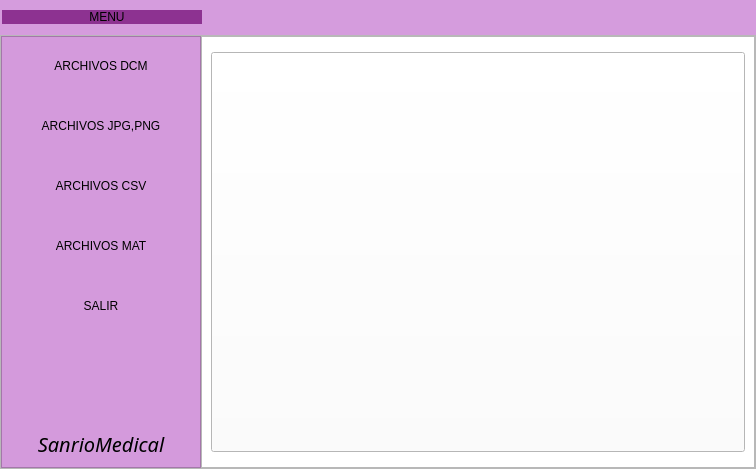
<?xml version="1.0" encoding="UTF-8"?>
<ui version="4.0">
 <class>MainWindow</class>
 <widget class="QMainWindow" name="MainWindow">
  <property name="geometry">
   <rect>
    <x>0</x>
    <y>0</y>
    <width>756</width>
    <height>469</height>
   </rect>
  </property>
  <property name="minimumSize">
   <size>
    <width>400</width>
    <height>0</height>
   </size>
  </property>
  <property name="windowTitle">
   <string>MainWindow</string>
  </property>
  <property name="styleSheet">
   <string notr="true"/>
  </property>
  <widget class="QWidget" name="centralwidget">
   <layout class="QVBoxLayout" name="verticalLayout">
    <property name="spacing">
     <number>0</number>
    </property>
    <property name="leftMargin">
     <number>0</number>
    </property>
    <property name="topMargin">
     <number>0</number>
    </property>
    <property name="rightMargin">
     <number>0</number>
    </property>
    <property name="bottomMargin">
     <number>0</number>
    </property>
    <item>
     <widget class="QFrame" name="frame_superior">
      <property name="minimumSize">
       <size>
        <width>0</width>
        <height>35</height>
       </size>
      </property>
      <property name="maximumSize">
       <size>
        <width>16777215</width>
        <height>50</height>
       </size>
      </property>
      <property name="styleSheet">
       <string notr="true">
QFrame{
border-top-left-radius: 20px;
border-bottom-left-radius: 20px;

background-color: rgba(212, 154, 220,250);

}
</string>
      </property>
      <property name="frameShape">
       <enum>QFrame::StyledPanel</enum>
      </property>
      <property name="frameShadow">
       <enum>QFrame::Raised</enum>
      </property>
      <layout class="QHBoxLayout" name="horizontalLayout_8">
       <property name="spacing">
        <number>0</number>
       </property>
       <property name="leftMargin">
        <number>2</number>
       </property>
       <property name="topMargin">
        <number>0</number>
       </property>
       <property name="rightMargin">
        <number>2</number>
       </property>
       <property name="bottomMargin">
        <number>0</number>
       </property>
       <item alignment="Qt::AlignLeft">
        <widget class="QPushButton" name="bt_menu">
         <property name="minimumSize">
          <size>
           <width>200</width>
           <height>0</height>
          </size>
         </property>
         <property name="maximumSize">
          <size>
           <width>200</width>
           <height>16777215</height>
          </size>
         </property>
         <property name="styleSheet">
          <string notr="true">QPushButton{
background-color: #8D3291;
font: 87 12pt &quot;Arial Black&quot;;
border-radius:0px;
}

QPushButton:hover{
background-color: white;
font: 87 12pt &quot;Arial Black&quot;;

}
</string>
         </property>
         <property name="text">
          <string>    MENU </string>
         </property>
         <property name="icon">
          <iconset>
           <normaloff>barra-de-menus.png</normaloff>barra-de-menus.png</iconset>
         </property>
         <property name="iconSize">
          <size>
           <width>32</width>
           <height>32</height>
          </size>
         </property>
         <property name="autoDefault">
          <bool>false</bool>
         </property>
         <property name="default">
          <bool>false</bool>
         </property>
         <property name="flat">
          <bool>false</bool>
         </property>
        </widget>
       </item>
       <item>
        <spacer name="horizontalSpacer">
         <property name="orientation">
          <enum>Qt::Horizontal</enum>
         </property>
         <property name="sizeHint" stdset="0">
          <size>
           <width>265</width>
           <height>20</height>
          </size>
         </property>
        </spacer>
       </item>
       <item alignment="Qt::AlignRight">
        <widget class="QPushButton" name="bt_minimizar">
         <property name="minimumSize">
          <size>
           <width>35</width>
           <height>35</height>
          </size>
         </property>
         <property name="styleSheet">
          <string notr="true">QPushButton{
border:0px;
}

QPushButton:hover{
border:5px solid #aa00ff;
background-color:#B6D3F1;

}
</string>
         </property>
         <property name="text">
          <string/>
         </property>
         <property name="icon">
          <iconset>
           <normaloff>minimizar.png</normaloff>minimizar.png</iconset>
         </property>
         <property name="iconSize">
          <size>
           <width>32</width>
           <height>32</height>
          </size>
         </property>
         <property name="flat">
          <bool>false</bool>
         </property>
        </widget>
       </item>
       <item alignment="Qt::AlignRight">
        <widget class="QPushButton" name="bt_restaurar">
         <property name="maximumSize">
          <size>
           <width>35</width>
           <height>35</height>
          </size>
         </property>
         <property name="styleSheet">
          <string notr="true">QPushButton{
border:0px;

}

QPushButton:hover{
border:5px solid #aa00ff;
background-color:#D1EBAC;

}
</string>
         </property>
         <property name="text">
          <string/>
         </property>
         <property name="icon">
          <iconset>
           <normaloff>restaurar.png</normaloff>restaurar.png</iconset>
         </property>
         <property name="iconSize">
          <size>
           <width>30</width>
           <height>30</height>
          </size>
         </property>
        </widget>
       </item>
       <item alignment="Qt::AlignRight">
        <widget class="QPushButton" name="bt_maximizar">
         <property name="maximumSize">
          <size>
           <width>35</width>
           <height>35</height>
          </size>
         </property>
         <property name="styleSheet">
          <string notr="true">QPushButton{
border:0px;

}

QPushButton:hover{
border:5px solid #aa00ff;
background-color:#FBF3B3;

}
</string>
         </property>
         <property name="text">
          <string/>
         </property>
         <property name="icon">
          <iconset>
           <normaloff>maximizar.png</normaloff>maximizar.png</iconset>
         </property>
         <property name="iconSize">
          <size>
           <width>32</width>
           <height>32</height>
          </size>
         </property>
        </widget>
       </item>
       <item alignment="Qt::AlignRight">
        <widget class="QPushButton" name="bt_cerrar">
         <property name="maximumSize">
          <size>
           <width>35</width>
           <height>16777215</height>
          </size>
         </property>
         <property name="styleSheet">
          <string notr="true">QPushButton{
border:0px;

}

QPushButton:hover{
border:5px solid #aa00ff;
background-color:#F39897;

}
</string>
         </property>
         <property name="text">
          <string/>
         </property>
         <property name="icon">
          <iconset>
           <normaloff>cerrar.png</normaloff>cerrar.png</iconset>
         </property>
         <property name="iconSize">
          <size>
           <width>32</width>
           <height>32</height>
          </size>
         </property>
        </widget>
       </item>
      </layout>
     </widget>
    </item>
    <item>
     <widget class="QFrame" name="frame_inferior">
      <property name="styleSheet">
       <string notr="true"/>
      </property>
      <property name="frameShape">
       <enum>QFrame::StyledPanel</enum>
      </property>
      <property name="frameShadow">
       <enum>QFrame::Raised</enum>
      </property>
      <layout class="QHBoxLayout" name="horizontalLayout">
       <property name="spacing">
        <number>0</number>
       </property>
       <property name="leftMargin">
        <number>0</number>
       </property>
       <property name="topMargin">
        <number>0</number>
       </property>
       <property name="rightMargin">
        <number>0</number>
       </property>
       <property name="bottomMargin">
        <number>0</number>
       </property>
       <item alignment="Qt::AlignLeft">
        <widget class="QFrame" name="frame_lateral">
         <property name="minimumSize">
          <size>
           <width>200</width>
           <height>0</height>
          </size>
         </property>
         <property name="maximumSize">
          <size>
           <width>0</width>
           <height>16777215</height>
          </size>
         </property>
         <property name="layoutDirection">
          <enum>Qt::LeftToRight</enum>
         </property>
         <property name="autoFillBackground">
          <bool>false</bool>
         </property>
         <property name="styleSheet">
          <string notr="true">
QFrame{
background-color:#D49ADC;
}



QPushButton{
background-color: #D49ADC;
border-top-left-radius: 20px;
border-bottom-left-radius: 20px;

font: 75 12pt &quot;Arial Narrow&quot;;
	
}

QPushButton:hover{
background-color: white;
border-top-left-radius: 20px;
border-bottom-left-radius: 20px;

font: 75 12pt &quot;Arial Narrow&quot;;
}</string>
         </property>
         <property name="frameShape">
          <enum>QFrame::StyledPanel</enum>
         </property>
         <property name="frameShadow">
          <enum>QFrame::Plain</enum>
         </property>
         <layout class="QVBoxLayout" name="verticalLayout_2">
          <property name="spacing">
           <number>20</number>
          </property>
          <property name="leftMargin">
           <number>0</number>
          </property>
          <property name="rightMargin">
           <number>0</number>
          </property>
          <property name="bottomMargin">
           <number>9</number>
          </property>
          <item>
           <widget class="QPushButton" name="bt_inicio">
            <property name="minimumSize">
             <size>
              <width>0</width>
              <height>40</height>
             </size>
            </property>
            <property name="contextMenuPolicy">
             <enum>Qt::DefaultContextMenu</enum>
            </property>
            <property name="layoutDirection">
             <enum>Qt::LeftToRight</enum>
            </property>
            <property name="text">
             <string>ARCHIVOS DCM</string>
            </property>
            <property name="icon">
             <iconset>
              <normaloff>inteligencia-artificial.png</normaloff>inteligencia-artificial.png</iconset>
            </property>
            <property name="iconSize">
             <size>
              <width>32</width>
              <height>32</height>
             </size>
            </property>
           </widget>
          </item>
          <item>
           <widget class="QPushButton" name="bt_uno">
            <property name="minimumSize">
             <size>
              <width>0</width>
              <height>40</height>
             </size>
            </property>
            <property name="toolTipDuration">
             <number>0</number>
            </property>
            <property name="styleSheet">
             <string notr="true"/>
            </property>
            <property name="text">
             <string>ARCHIVOS JPG,PNG</string>
            </property>
            <property name="icon">
             <iconset>
              <normaloff>base-de-datos.png</normaloff>base-de-datos.png</iconset>
            </property>
            <property name="iconSize">
             <size>
              <width>32</width>
              <height>32</height>
             </size>
            </property>
           </widget>
          </item>
          <item>
           <widget class="QPushButton" name="bt_dos">
            <property name="minimumSize">
             <size>
              <width>0</width>
              <height>40</height>
             </size>
            </property>
            <property name="styleSheet">
             <string notr="true"/>
            </property>
            <property name="text">
             <string>ARCHIVOS CSV</string>
            </property>
            <property name="icon">
             <iconset>
              <normaloff>chip.png</normaloff>chip.png</iconset>
            </property>
            <property name="iconSize">
             <size>
              <width>32</width>
              <height>32</height>
             </size>
            </property>
           </widget>
          </item>
          <item>
           <widget class="QPushButton" name="bt_tres">
            <property name="minimumSize">
             <size>
              <width>0</width>
              <height>40</height>
             </size>
            </property>
            <property name="styleSheet">
             <string notr="true"/>
            </property>
            <property name="text">
             <string>ARCHIVOS MAT</string>
            </property>
            <property name="icon">
             <iconset>
              <normaloff>moto.png</normaloff>moto.png</iconset>
            </property>
            <property name="iconSize">
             <size>
              <width>32</width>
              <height>32</height>
             </size>
            </property>
           </widget>
          </item>
          <item>
           <widget class="QPushButton" name="bt_cuatro">
            <property name="minimumSize">
             <size>
              <width>0</width>
              <height>40</height>
             </size>
            </property>
            <property name="styleSheet">
             <string notr="true"/>
            </property>
            <property name="text">
             <string>SALIR</string>
            </property>
            <property name="icon">
             <iconset>
              <normaloff>encriptado.png</normaloff>encriptado.png</iconset>
            </property>
            <property name="iconSize">
             <size>
              <width>32</width>
              <height>32</height>
             </size>
            </property>
           </widget>
          </item>
          <item>
           <spacer name="verticalSpacer">
            <property name="orientation">
             <enum>Qt::Vertical</enum>
            </property>
            <property name="sizeHint" stdset="0">
             <size>
              <width>20</width>
              <height>40</height>
             </size>
            </property>
           </spacer>
          </item>
          <item>
           <widget class="QLabel" name="label_2">
            <property name="font">
             <font>
              <family>The Serif Hand Blacki</family>
              <pointsize>15</pointsize>
              <weight>50</weight>
              <italic>true</italic>
              <bold>false</bold>
             </font>
            </property>
            <property name="styleSheet">
             <string notr="true">font: italic 15pt &quot;The Serif Hand Blacki&quot;;</string>
            </property>
            <property name="text">
             <string>SanrioMedical</string>
            </property>
            <property name="alignment">
             <set>Qt::AlignCenter</set>
            </property>
           </widget>
          </item>
         </layout>
        </widget>
       </item>
       <item>
        <widget class="QFrame" name="frame_contenedor">
         <property name="styleSheet">
          <string notr="true"/>
         </property>
         <property name="frameShape">
          <enum>QFrame::StyledPanel</enum>
         </property>
         <property name="frameShadow">
          <enum>QFrame::Raised</enum>
         </property>
         <property name="lineWidth">
          <number>1</number>
         </property>
         <layout class="QVBoxLayout" name="verticalLayout_3" stretch="0">
          <property name="spacing">
           <number>0</number>
          </property>
          <property name="leftMargin">
           <number>0</number>
          </property>
          <property name="topMargin">
           <number>0</number>
          </property>
          <property name="rightMargin">
           <number>0</number>
          </property>
          <property name="bottomMargin">
           <number>0</number>
          </property>
          <item>
           <widget class="QStackedWidget" name="stackedWidget">
            <property name="minimumSize">
             <size>
              <width>400</width>
              <height>400</height>
             </size>
            </property>
            <property name="styleSheet">
             <string notr="true">background-color: rgb(255, 255, 255);</string>
            </property>
            <property name="frameShape">
             <enum>QFrame::NoFrame</enum>
            </property>
            <property name="frameShadow">
             <enum>QFrame::Plain</enum>
            </property>
            <property name="lineWidth">
             <number>0</number>
            </property>
            <property name="currentIndex">
             <number>5</number>
            </property>
            <widget class="QWidget" name="page">
             <layout class="QVBoxLayout" name="verticalLayout_9">
              <item>
               <widget class="QLabel" name="label">
                <property name="styleSheet">
                 <string notr="true">border-image: url(:/menu/icon/hellokitty1.png);</string>
                </property>
                <property name="text">
                 <string/>
                </property>
                <property name="scaledContents">
                 <bool>false</bool>
                </property>
                <property name="alignment">
                 <set>Qt::AlignCenter</set>
                </property>
                <property name="indent">
                 <number>0</number>
                </property>
               </widget>
              </item>
             </layout>
            </widget>
            <widget class="QWidget" name="page_uno">
             <property name="styleSheet">
              <string notr="true">background-color: rgb(255, 255, 255);</string>
             </property>
             <layout class="QVBoxLayout" name="verticalLayout_4">
              <item>
               <widget class="QPushButton" name="pushButton_5">
                <property name="minimumSize">
                 <size>
                  <width>400</width>
                  <height>400</height>
                 </size>
                </property>
                <property name="styleSheet">
                 <string notr="true">border-image: url(:/menu/icon/Keroppi.png);</string>
                </property>
               </widget>
              </item>
             </layout>
            </widget>
            <widget class="QWidget" name="page_dos">
             <property name="styleSheet">
              <string notr="true">background-color: rgb(255, 255, 255);</string>
             </property>
             <layout class="QVBoxLayout" name="verticalLayout_5">
              <item>
               <widget class="QPushButton" name="pushButton_4">
                <property name="minimumSize">
                 <size>
                  <width>400</width>
                  <height>400</height>
                 </size>
                </property>
                <property name="styleSheet">
                 <string notr="true">border-image: url(:/menu/icon/HK3.png);</string>
                </property>
               </widget>
              </item>
             </layout>
            </widget>
            <widget class="QWidget" name="page_tres">
             <layout class="QVBoxLayout" name="verticalLayout_6">
              <item>
               <widget class="QPushButton" name="pushButton_3">
                <property name="minimumSize">
                 <size>
                  <width>400</width>
                  <height>400</height>
                 </size>
                </property>
                <property name="styleSheet">
                 <string notr="true">border-image: url(:/menu/icon/HK4.png);</string>
                </property>
               </widget>
              </item>
             </layout>
            </widget>
            <widget class="QWidget" name="page_cuatro">
             <property name="styleSheet">
              <string notr="true">background-color: rgb(255, 255, 255);</string>
             </property>
             <layout class="QVBoxLayout" name="verticalLayout_7">
              <item>
               <widget class="QPushButton" name="pushButton_2">
                <property name="minimumSize">
                 <size>
                  <width>400</width>
                  <height>400</height>
                 </size>
                </property>
                <property name="styleSheet">
                 <string notr="true">border-image: url(:/menu/icon/HK5.png);</string>
                </property>
                <property name="text">
                 <string/>
                </property>
               </widget>
              </item>
             </layout>
            </widget>
            <widget class="QWidget" name="page_cinco">
             <property name="styleSheet">
              <string notr="true">background-color: rgb(255, 255, 255);</string>
             </property>
             <layout class="QVBoxLayout" name="verticalLayout_8">
              <item>
               <widget class="QPushButton" name="pushButton">
                <property name="minimumSize">
                 <size>
                  <width>400</width>
                  <height>400</height>
                 </size>
                </property>
                <property name="styleSheet">
                 <string notr="true">border-image: url(:/menu/icon/KM1.png);</string>
                </property>
                <property name="text">
                 <string/>
                </property>
               </widget>
              </item>
             </layout>
            </widget>
           </widget>
          </item>
         </layout>
        </widget>
       </item>
      </layout>
     </widget>
    </item>
   </layout>
  </widget>
 </widget>
 <resources>
  <include location="menu.qrc"/>
 </resources>
 <connections/>
</ui>
